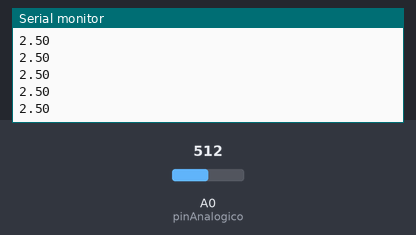
A sketch run on a simulated Arduino Uno, built with avr-gcc and run on an emulated ATmega328P. Parts: the last lines printed to the serial monitor. The inputs (shaded band) are chosen by the test bench; at power-on: A0 (pinAnalogico) = 512.

Above: at 1.2 s.
1.3 s: A0 (pinAnalogico) set to 716
At 1.8 s:
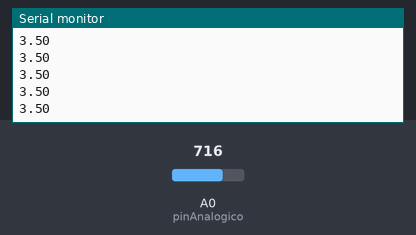
2.8 s: A0 (pinAnalogico) set to 900
At 3.6 s:
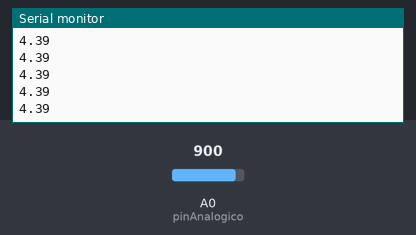
Timing chart, 0 to 5.8 s (numbered marks = the images above; inputs shaded):
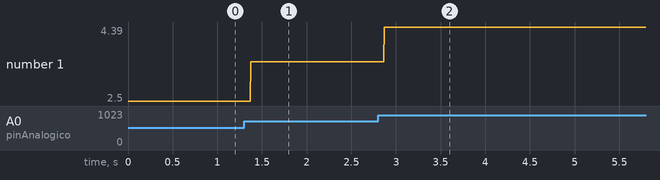

Measured:
- after the input at 1.3 s, the serial monitor: prints a new line after 0.07 s (image 1)
- after the input at 2.8 s, the serial monitor: prints a new line after 0.07 s (image 2)
- plotted number 1: 2.5 → 3.5 after the input at 1.3 s, 3.5 → 4.39 after the input at 2.8 s

The sketch:

aula_35_potenciometro1.ino
```cpp
#define pinAnalogico A0


void setup()
{
  Serial.begin (9600);
}

void loop()
{
  int leituraA0 = analogRead (pinAnalogico);
  Serial.println (leituraA0 * 5/ 1024.0);
}
```
